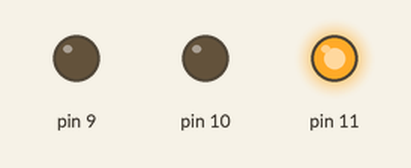
This sketch was run on a simulated Arduino Uno, built with avr-gcc and run on an emulated ATmega328P. Parts: output pins drawn as LEDs (lit = HIGH).

Above: at 2.5 s.
At 6.0 s:
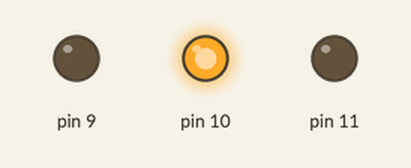
At 9.5 s:
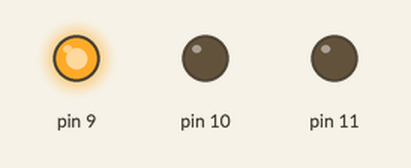
Timing chart, 0 to 15.7 s (numbered marks = the images above):
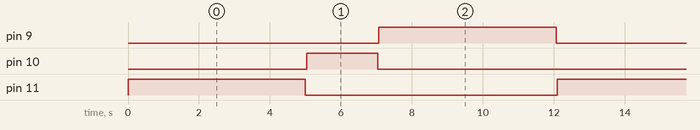

The sketch:

traffic_lights.ino
```cpp
const int wait1 = 32;
const int redOn = 5000;
const int yellowOn = 2000;
const int greenOn = 5000;

void setup() {
  // put your setup code here, to run once:
 pinMode(11, OUTPUT);
 pinMode(10, OUTPUT);
 pinMode(9, OUTPUT);
}

void loop() {
  // put your main code here, to run repeatedly:
 digitalWrite(11, HIGH);
 delay(redOn);
 digitalWrite(11,LOW);
 delay(wait1);
 digitalWrite(10, HIGH);
 delay(yellowOn);
 digitalWrite(10, LOW);
 delay(wait1);
 digitalWrite(9, HIGH);
 delay(greenOn);
 digitalWrite(9, LOW);
 delay(wait1);
}
```

Measured:
- by itself, pin 9, pin 11: alternates HIGH for 5.0 s and LOW for 7.1 s
- by itself, pin 10: alternates HIGH for 2.0 s and LOW for 10.1 s
- by itself, everything shown: repeats every 12.1 s, in 6 steps
